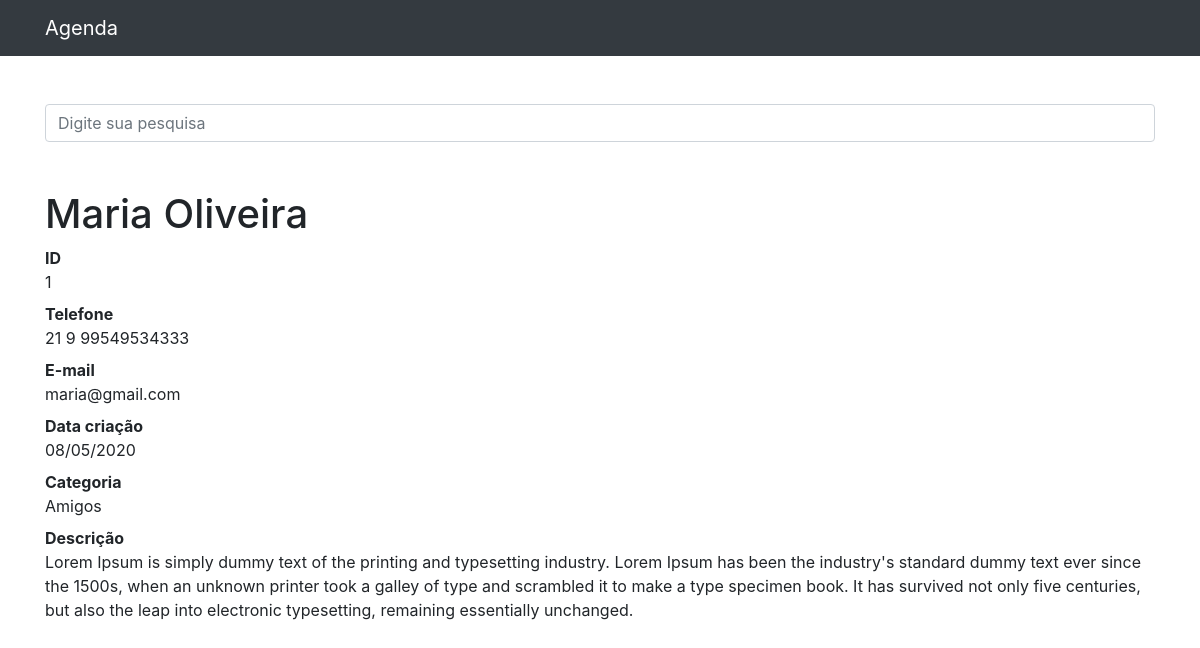
The page /1 on the database its author committed.
### contatos/models.py (models this page shows, shortened)
class Contato(models.Model):
    nome = models.CharField(max_length=255)
    sobrenome = models.CharField(max_length=255, blank=True)
    telefone = models.CharField(max_length=255)
    email = models.CharField(max_length=255, blank=True)
    data_criacao = models.DateTimeField(default=timezone.now)
    descricao = models.TextField(blank=True)
    categoria = models.ForeignKey(Categoria, on_delete=models.DO_NOTHING)
    mostrar = models.BooleanField(default = True)
    foto = models.ImageField(blank = True, upload_to = 'foto/%Y/%m/')

class Categoria(models.Model):
    nome = models.CharField(max_length=255)
    def __str__(self):
        return self.nome

### contatos/views.py (the view)
# urls.py: path('<int:contato_id>', views.ver_contato, name='ver_contato'),
def ver_contato(request, contato_id):
    contato = get_object_or_404(Contato, id=contato_id)
    if not contato.mostrar:
        raise Http404()
    return render(request, 'contatos/ver_contato.html', {
        'contato': contato
    })

### contatos/templates/contatos/ver_contato.html (shortened to what this page needs)
{% extends 'base.html'%}
{%block conteudo%}
<h1 class="mt-5">{{contato.nome}} {{contato.sobrenome}}</h1>
<dl>
  <dt>ID</dt>
  <dd>{{contato.id}}</dd>
  <dt>Telefone</dt>
  <dd> {{contato.telefone}}</dd>
  <dt>E-mail</dt>
  <dd>{{contato.email}}</dd>
  <dt>Data criação</dt>
  <dd>{{contato.data_criacao|date:'d/m/Y'}}</dd>
  <dt>Categoria</dt>
  <dd>{{contato.categoria}}</dd>
  <dt>Descrição</dt>
  <dd>{{contato.descricao}}</dd>
</dl>
{%endblock%}

### rows shown on the page
Contato: nome "Maria", sobrenome "Oliveira", id "1", telefone "21 9 99549534333", email "maria@gmail.com", data_criacao "08/05/2020", categoria "Amigos", descricao "Lorem Ipsum is simply dummy text of the printing and typesetting industry. Lorem Ipsum has been the industry's standard dummy text ever since the 1500s, when an unknown printer took a galley of type and scrambled it to make a type specimen book. It has survived not only five centuries, but also the leap into electronic typesetting, remaining essentially unchanged."
